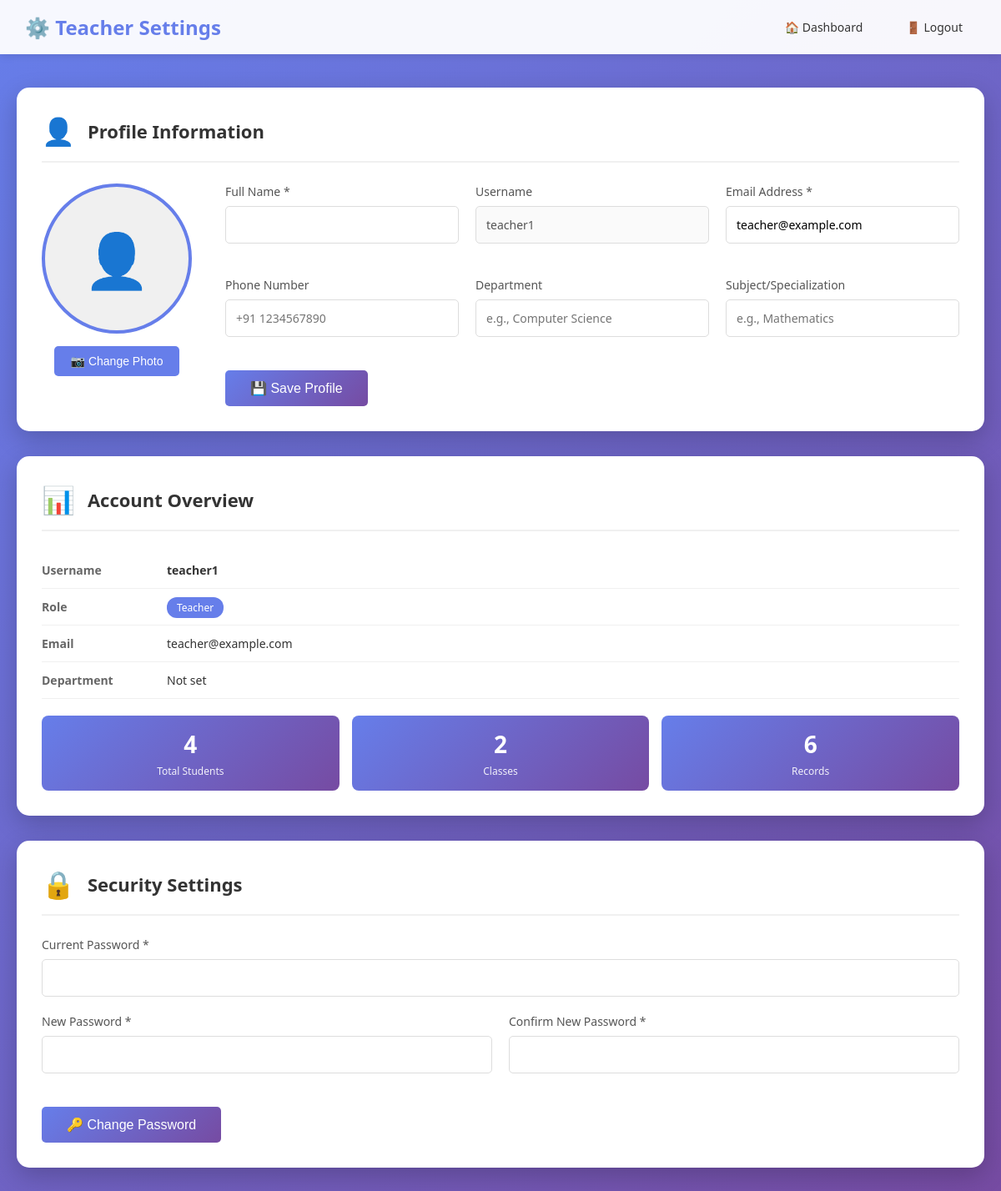
The page /teacher/settings (signed in) on the database its author committed.
### models.py (models this page shows, shortened)
class User(UserMixin, Base):
    __tablename__ = 'users'
    id = Column(Integer, primary_key=True)
    username = Column(String, unique=True, nullable=False)
    password_hash = Column(String, nullable=False)
    role = Column(String, nullable=False)  # 'teacher' or 'student'
    email = Column(String, nullable=True)
    student_id = Column(Integer, ForeignKey('students.id'), nullable=True)  # Link to student record if role is student
    full_name = Column(String, nullable=True)
    phone = Column(String, nullable=True)
    profile_photo = Column(String, nullable=True)
    department = Column(String, nullable=True)
    subject = Column(String, nullable=True)
    student = relationship("Student", back_populates="user", foreign_keys=[student_id])

### app.py (the view, shortened to what this page needs)
@app.route('/teacher/settings', methods=['GET', 'POST'])
@login_required
def teacher_settings():
    if current_user.role != 'teacher':
        flash('Access denied! Teachers only.', 'error')
        return redirect(url_for('login'))
    db = SessionLocal()
    teacher = db.query(User).get(current_user.id)
    total_students = db.query(Student).count()
    total_attendance = db.query(Attendance).count()
    total_classes = len(set([s.class_name for s in db.query(Student).all() if s.class_name]))
    db.close()
    return render_template('teacher_settings.html',
                         user=current_user,
                         teacher=teacher,
                         total_students=total_students,
                         total_attendance=total_attendance,
                         total_classes=total_classes)

### app.py (called while the page is built)
@login_manager.user_loader
def load_user(user_id):
    db = SessionLocal()
    user = db.query(User).get(int(user_id))
    db.close()
    return user

### templates/teacher_settings.html (shortened to what this page needs)
<!DOCTYPE html>
<html lang="en">
<head>
</head>
<body>
    <div class="navbar">
        <h1>⚙️ Teacher Settings</h1>
        <div class="nav-links">
            <a href="{{ url_for('teacher_dashboard') }}">🏠 Dashboard</a>
            <a href="{{ url_for('logout') }}">🚪 Logout</a>
        </div>
    </div>
    <div class="container">
        <div class="settings-grid">
            <div class="settings-card">
                <div class="card-header">
                    <span class="card-icon">👤</span>
                    <h2>Profile Information</h2>
                </div>
                <div class="profile-section">
                    <div class="profile-photo-area">
                        <div class="profile-photo">
                            {% if teacher.profile_photo %}
                                <img src="{{ url_for('static', filename=teacher.profile_photo) }}" alt="Profile Photo">
                            {% else %}
                                👤
                            {% endif %}
                        </div>
                        <button class="upload-btn" onclick="openPhotoModal()">📷 Change Photo</button>
                    </div>
                    <div>
                        <form method="POST">
                            <div class="form-grid">
                                <div class="form-group">
                                    <label for="full_name">Full Name *</label>
                                    <input type="text" id="full_name" name="full_name"
                                           value="{{ teacher.full_name or '' }}" required>
                                </div>
                                <div class="form-group">
                                    <label for="username">Username</label>
                                    <input type="text" id="username" value="{{ teacher.username }}" disabled>
                                </div>
                                <div class="form-group">
                                    <label for="email">Email Address *</label>
                                    <input type="email" id="email" name="email"
                                           value="{{ teacher.email or '' }}" required>
                                </div>
                                <div class="form-group">
                                    <label for="phone">Phone Number</label>
                                    <input type="tel" id="phone" name="phone"
                                           value="{{ teacher.phone or '' }}" placeholder="+91 1234567890">
                                </div>
                                <div class="form-group">
                                    <label for="department">Department</label>
                                    <input type="text" id="department" name="department"
                                           value="{{ teacher.department or '' }}" placeholder="e.g., Computer Science">
                                </div>
                                <div class="form-group">
                                    <label for="subject">Subject/Specialization</label>
                                    <input type="text" id="subject" name="subject"
                                           value="{{ teacher.subject or '' }}" placeholder="e.g., Mathematics">
                                </div>
                            </div>
                            <div style="margin-top: 20px;">
                                <button type="submit" class="btn">💾 Save Profile</button>
                            </div>
                        </form>
                    </div>
                </div>
            </div>
            <div class="settings-card">
                <div class="card-header">
                    <span class="card-icon">📊</span>
                    <h2>Account Overview</h2>
                </div>
                <div class="info-row">
                    <div class="info-label">Username</div>
                    <div class="info-value"><strong>{{ teacher.username }}</strong></div>
                </div>
                <div class="info-row">
                    <div class="info-label">Role</div>
                    <div class="info-value"><span style="background: #667eea; color: white; padding: 4px 12px; border-radius: 12px; font-size: 12px;">Teacher</span></div>
                </div>
                <div class="info-row">
                    <div class="info-label">Email</div>
                    <div class="info-value">{{ teacher.email or 'Not set' }}</div>
                </div>
                <div class="info-row">
                    <div class="info-label">Department</div>
                    <div class="info-value">{{ teacher.department or 'Not set' }}</div>
                </div>
                <div class="stats-mini">
                    <div class="stat-mini">
                        <div class="number">{{ total_students }}</div>
                        <div class="label">Total Students</div>
                    </div>
                    <div class="stat-mini">
                        <div class="number">{{ total_classes }}</div>
                        <div class="label">Classes</div>
                    </div>
                    <div class="stat-mini">
                        <div class="number">{{ total_attendance }}</div>
                        <div class="label">Records</div>
                    </div>
                </div>
            </div>
            <div class="settings-card">
                <div class="card-header">
                    <span class="card-icon">🔒</span>
                    <h2>Security Settings</h2>
                </div>
                <form method="POST">
                    <div class="form-group">
                        <label for="current_password">Current Password *</label>
                        <input type="password" id="current_password" name="current_password" required>
                    </div>
                    <div class="form-grid">
                        <div class="form-group">
                            <label for="new_password">New Password *</label>
                            <input type="password" id="new_password" name="new_password" required>
                        </div>
                        <div class="form-group">
                            <label for="confirm_password">Confirm New Password *</label>
                            <input type="password" id="confirm_password" name="confirm_password" required>
                        </div>
                    </div>
                    <div style="margin-top: 20px;">
                        <button type="submit" class="btn">🔑 Change Password</button>
                    </div>
                </form>
            </div>
        </div>
    </div>
</body>
</html>

### templates/teacher_settings.html (style rules this page uses)
* { margin: 0; padding: 0; box-sizing: border-box; }
body { font-family: 'Segoe UI', Tahoma, Geneva, Verdana, sans-serif; background: linear-gradient(135deg, #667eea 0%, #764ba2 100%); min-height: 100vh; }
.navbar { background: rgba(255, 255, 255, 0.95); padding: 15px 30px; box-shadow: 0 2px 10px rgba(0,0,0,0.1); display: flex; justify-content: space-between; align-items: center; }
.navbar h1 { color: #667eea; font-size: 24px; }
.nav-links { display: flex; gap: 20px; }
.nav-links a { color: #333; text-decoration: none; padding: 8px 16px; border-radius: 5px; transition: background 0.3s; font-size: 14px; }
.container { max-width: 1200px; margin: 40px auto; padding: 0 20px; }
.settings-grid { display: grid; gap: 30px; }
.settings-card { background: white; border-radius: 15px; padding: 30px; box-shadow: 0 10px 30px rgba(0,0,0,0.2); }
.card-header { display: flex; align-items: center; gap: 15px; margin-bottom: 25px; padding-bottom: 15px; border-bottom: 2px solid #f0f0f0; }
.card-header h2 { color: #333; font-size: 22px; }
.card-icon { font-size: 32px; }
.profile-section { display: grid; grid-template-columns: auto 1fr; gap: 40px; align-items: start; }
.profile-photo-area { text-align: center; }
.profile-photo { width: 180px; height: 180px; border-radius: 50%; object-fit: cover; border: 4px solid #667eea; background: #f0f0f0; display: flex; align-items: center; justify-content: center; font-size: 64px; color: #999; margin: 0 auto 15px; }
.upload-btn { background: #667eea; color: white; padding: 10px 20px; border: none; border-radius: 5px; cursor: pointer; font-size: 14px; transition: background 0.3s; }
.form-grid { display: grid; grid-template-columns: repeat(auto-fit, minmax(250px, 1fr)); gap: 20px; }
.form-group { margin-bottom: 20px; }
.form-group label { display: block; margin-bottom: 8px; color: #555; font-weight: 500; font-size: 14px; }
.form-group input, .form-group select, .form-group textarea { width: 100%; padding: 12px; border: 1px solid #ddd; border-radius: 5px; font-size: 14px; font-family: inherit; }
.btn { background: linear-gradient(135deg, #667eea 0%, #764ba2 100%); color: white; padding: 12px 30px; border: none; border-radius: 5px; cursor: pointer; font-size: 16px; transition: transform 0.2s; }
.stats-mini { display: grid; grid-template-columns: repeat(auto-fit, minmax(150px, 1fr)); gap: 15px; margin-top: 20px; }
.stat-mini { background: linear-gradient(135deg, #667eea 0%, #764ba2 100%); color: white; padding: 15px; border-radius: 8px; text-align: center; }
.stat-mini .number { font-size: 28px; font-weight: bold; margin-bottom: 5px; }
.stat-mini .label { font-size: 12px; opacity: 0.9; }
.info-row { display: flex; padding: 12px 0; border-bottom: 1px solid #f0f0f0; }
.info-label { width: 150px; font-weight: 600; color: #666; font-size: 14px; }
.info-value { flex: 1; color: #333; font-size: 14px; }

### rows shown on the page
User: username "teacher1", email "teacher@example.com", department "Not set"

### other values the page prints
{{ total_students }} "4"
{{ total_classes }} "2"
{{ total_attendance }} "6"
